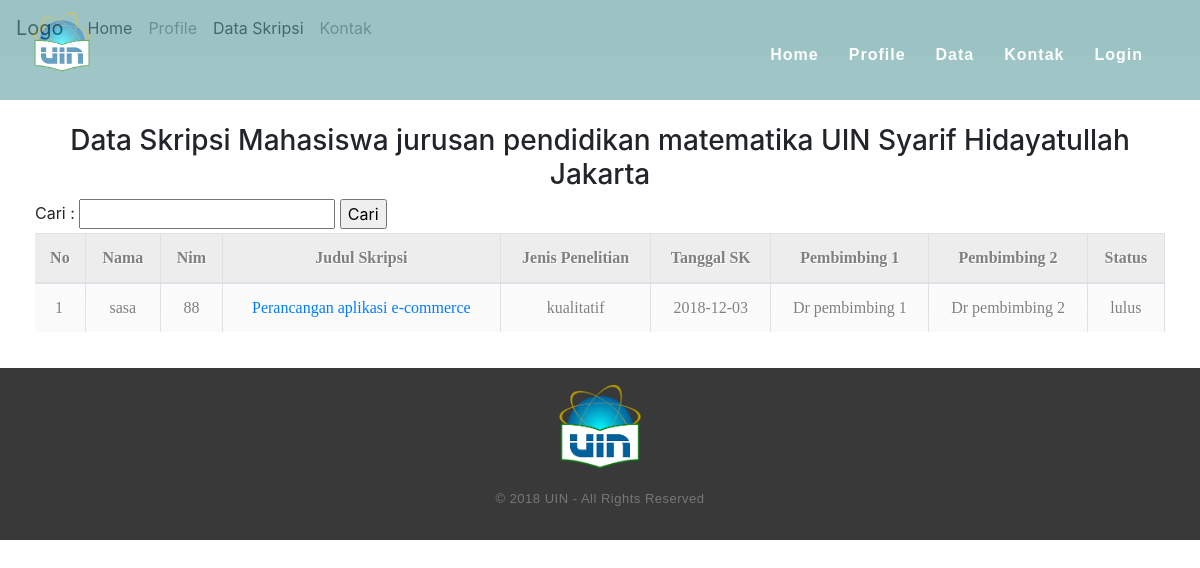
Screenshot of /data-skripsi.php with the database file from the repository.
### tables this page shows
CREATE TABLE `skripsi` (
  `id` int(5) NOT NULL,
  `nama` varchar(50) NOT NULL,
  `nim` varchar(20) NOT NULL,
  `judul_skripsi` text NOT NULL,
  `jenis_penelitian` varchar(20) NOT NULL,
  `tgl_sk` date NOT NULL,
  `pembimbing_1` varchar(25) NOT NULL,
  `pembimbing_2` varchar(25) NOT NULL,
  `status_` varchar(10) NOT NULL,
  `tgl_lulus` date NOT NULL,
  `penguji_1` varchar(50) NOT NULL,
  `penguji_2` varchar(50) NOT NULL,
  `nilaiskripsi` float NOT NULL,
  `ipk` float NOT NULL,
  `yudisium` varchar(255) NOT NULL,
  `totalsks` int(80) NOT NULL,
  `wisuda_ke` varchar(255) NOT NULL,
  `abstrak` varchar(100) DEFAULT NULL,
  `full_pdf` varchar(100) DEFAULT NULL
);

### data-skripsi.php (the view, shortened to what this page needs)
<?php
    include 'admin/config/koneksi.php';
    include 'headerdoang.php';
?>
    <link rel="stylesheet" href="assets/bootstrap/css/bootstrap.min.css">
    <link rel="stylesheet" href="DataTables/DataTables-1/css/dataTables.bootstrap.min.css">
<body>
    <nav class="navbar navbar-expand-lg navbar-light bg-light">
  <a class="navbar-brand" href="index.php">Logo</a>
  <div class="collapse navbar-collapse" id="navbarSupportedContent">
    <ul class="navbar-nav mr-auto">
      <li class="nav-item ">
        <a class="nav-link active" href="home.php">Home <span class="sr-only">(current)</span></a>
      </li>
      <li class="nav-item">
        <a class="nav-link" href="profile.php">Profile</a>
      </li>
      <li class="nav-item">
        <a class="nav-link active" href="data-skripsi.php">Data Skripsi</a>
      </li>
      <li class="nav-item">
        <a class="nav-link" href="kontak.php">Kontak</a>
      </li>
    </ul>
  </div>
</nav>
<div class="container" style="margin-top: 4%;">
    <div class="row">
        <div class="col-12">
            <h3 style="text-align: center;">Data Skripsi Mahasiswa jurusan pendidikan matematika UIN Syarif Hidayatullah Jakarta </h3>
        </div>
        <form action="" method="get">
	<label>Cari :</label>
	<input type="text" name="cari">
	<input type="submit" value="Cari">
</form>
    </div>
    <div class="row">
        <div class="table-responsive">
            <table id="table1" class="table table-striped table-bordered" style="width:100%">
                <thead>
                    <th>No</th>
                    <th>Nama</th>
                    <th>Nim</th>
                    <th>Judul Skripsi</th>
                    <th>Jenis Penelitian</th>
                    <th>Tanggal SK</th>
                    <th>Pembimbing 1</th>
                    <th>Pembimbing 2</th>
                    <th>Status</th>
                </thead>
                <tbody>
                <?php
                if(isset($_GET['cari'])){
                        $cari = $_GET['cari'];
                        $query = "SELECT * FROM skripsi WHERE nama like '%".$cari."%' ";
                    $hasil = mysqli_query($koneksi_db,$query);
                    }else{
                        $query = "SELECT * FROM skripsi";
                    $hasil = mysqli_query($koneksi_db,$query);
                    }
                    $no = 1;
                    while ($data = mysqli_fetch_array($hasil)) {
                        $id=$data[0];
                        $nama=$data[1];
                        $nim=$data[2];
                        $judul_skripsi=$data[3];
                        $jenis_penelitian=$data[4];
                        $tgl_sk=$data[5];
                        $pembimbing1=$data[6];
                        $pembimbing2=$data[7];
                        $status=$data[8];
                ?>
                    <tr>
                        <td><?php echo $no; ?></td>
                        <td><?php echo $nama ; ?></td>
                        <td><?php echo $nim; ?></td>
                        <td><a href="detail-data-skripsi.php?id=<?php echo $id ?>"><?php echo $judul_skripsi; ?></td>
                        <td><?php echo $jenis_penelitian; ?></td>
                        <td><?php echo $tgl_sk; ?></td>
                        <td><?php echo $pembimbing1; ?></td>
                        <td><?php echo $pembimbing2; ?></td>
                        <td><?php echo $status; ?></td>
                    </tr>
                <?php
                $no++;
                     }
                ?>
                </tbody>
            </table>
        </div>
    </div>
</div>
<?php require 'footer.php' ;
?>

### css/main.css (style rules this page uses)
table { font-family: 'LatoRegular'; color: grey; text-shadow: 1px 1px 0px #fff; background: #eaebec; border: #grey 5px solid; text-align: center; }
table th { padding: 15px 35px; border-left:1px solid #e0e0e0; border-bottom: 1px solid #e0e0e0; background: #ededed; }
table th:first-child { border-left:none; }
table tr { text-align: center; padding-left: 20px; }
table td:first-child { text-align: left; padding-left: 20px; border-left: 0; }
table td { padding: 15px 35px; border-top: 1px solid #ffffff; border-bottom: 1px solid #e0e0e0; border-left: 1px solid #e0e0e0; background: #fafafa; background: -webkit-gradient(linear, left top, left bottom, from(#fbfbfb), to(#fafafa)); background: -moz-linear-gradient(top, #fbfbfb, #fafafa); }
table tr:last-child td { border-bottom: 0; }
table tr:last-child td:first-child { -moz-border-radius-bottomleft: 3px; -webkit-border-bottom-left-radius: 3px; border-bottom-left-radius: 3px; }
table tr:last-child td:last-child { -moz-border-radius-bottomright: 3px; -webkit-border-bottom-right-radius: 3px; border-bottom-right-radius: 3px; }
a { margin:0; padding:0; font-size:100%; vertical-align:baseline; background:transparent; color: #80828c; }
div.container { border-radius: 5px; padding: 20px; }
.container { width: 1200px; }

### rows the page displays
skripsi: nama "sasa", nim "88", judul_skripsi "Perancangan aplikasi e-commerce", jenis_penelitian "kualitatif", tgl_sk "2018-12-03", pembimbing_1 "Dr pembimbing 1", pembimbing_2 "Dr pembimbing 2", status_ "lulus"
